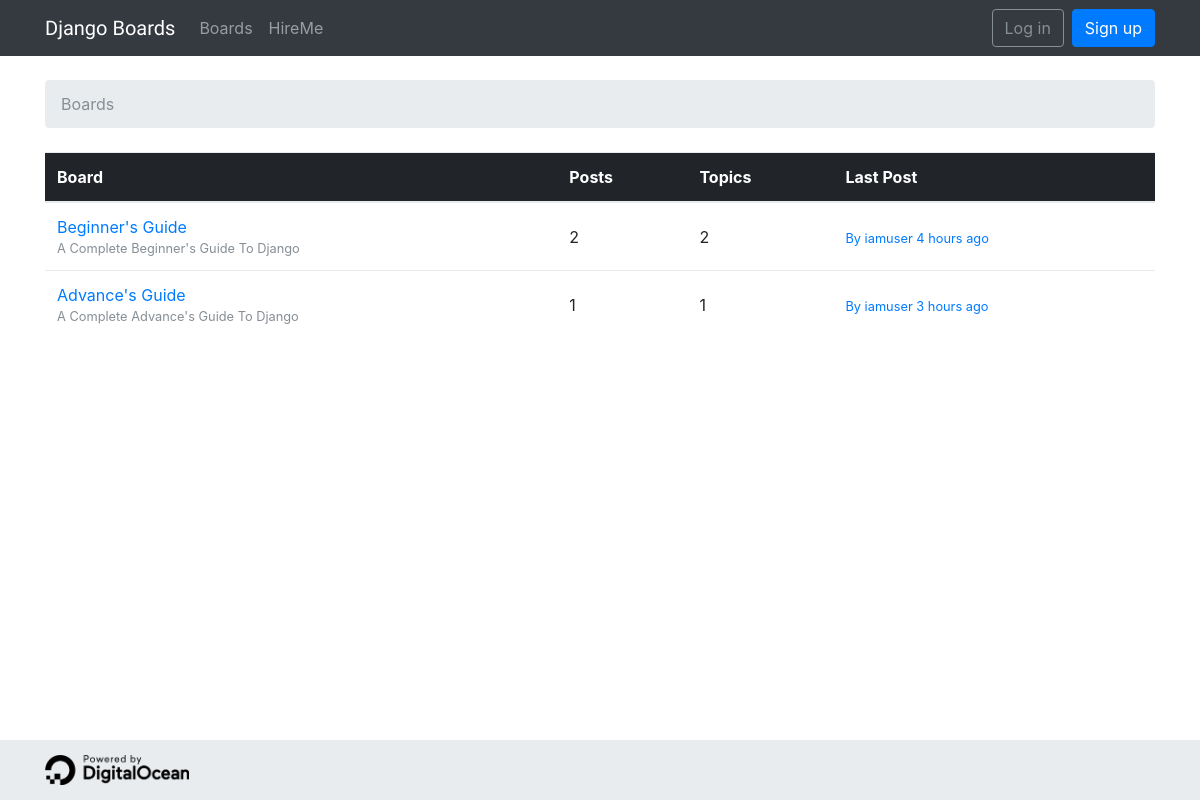
The page / on the database its author committed.
### boards/models.py (models this page shows, shortened)
class Board(models.Model):
    name = models.CharField(max_length=30, unique=True)
    description = models.CharField(max_length=100)
    def get_posts_count(self):
        return Post.objects.filter(topic__board=self).count()
    def get_last_post(self):
        return Post.objects.filter(topic__board=self).order_by('-created_at').first()

class Post(models.Model):
    message = models.TextField(max_length=4000)
    topic = models.ForeignKey(Topic, related_name='posts', on_delete=models.CASCADE)
    created_at = models.DateTimeField(auto_now_add=True)
    updated_at = models.DateTimeField(null=True)
    created_by = models.ForeignKey(User, related_name='posts', on_delete=models.CASCADE)
    updated_by = models.ForeignKey(User, null=True, related_name='+', on_delete=models.CASCADE)

### boards/views.py (the view)
# urls.py: url(r'^$', views.BoardListView.as_view(), name='home'),
class BoardListView(ListView):
    model = Board
    context_object_name = 'boards'
    template_name = 'home.html'

### templates/home.html
{% extends 'base.html' %}
{% load humanize %}
{% block breadcrumb %}
  <li class="breadcrumb-item active">Boards</li>
{% endblock %}
{% block content %}
  <table class="table">
    <thead class="thead-inverse">
      <tr>
        <th>Board</th>
        <th>Posts</th>
        <th>Topics</th>
        <th>Last Post</th>
      </tr>
    </thead>
    <tbody>
      {% for board in boards %}
        <tr>
          <td>
            <a href="{% url 'board_topics' board.pk %}">{{ board.name }}</a>
            <small class="text-muted d-block">{{ board.description }}</small>
          </td>
          <td class="align-middle">
            {{ board.get_posts_count }}
          </td>
          <td class="align-middle">
            {{ board.topics.count }}
          </td>
          <td class="align-middle">
            {% with post=board.get_last_post %}
              {% if post %}
                <small>
                  <a href="{% url 'topic_posts' board.pk post.topic.pk %}">
                    By {{ post.created_by.username }} {{ post.created_at|naturaltime }}
                  </a>
                </small>
              {% else %}
                <small class="text-muted">
                  <em>No posts yet.</em>
                </small>
              {% endif %}
            {% endwith %}
          </td>
        </tr>
      {% endfor %}
    </tbody>
  </table>
{% endblock %}

### templates/base.html (shortened to what this page needs)
{% load static %}<!DOCTYPE html>
<html>
  <head>
    <link rel="stylesheet" href="{% static 'css/bootstrap.min.css' %}">
    <link rel="stylesheet" href="{% static 'css/app.css' %}">
  </head>
  <body>
    {% block body %}
      <div class="wrapper">
        <nav class="navbar navbar-expand-sm navbar-dark bg-dark">
          <div class="container">
            <a class="navbar-brand" href="{% url 'home' %}">Django Boards</a>
            <div class="collapse navbar-collapse" id="mainMenu">
              <ul class="navbar-nav">
                <li class="nav-item">
                  <a class="nav-link" href="{% url 'home' %}">Boards</a>
                </li>
                <li class="nav-item">
                  <a class="nav-link" href="https://postgrethon.wordpress.com/" target="_blank" rel="noopener">HireMe</a>
                </li>
              </ul>
              {% if user.is_authenticated %}
                <ul class="navbar-nav ml-auto">
                  <li class="nav-item dropdown">
                    <a class="nav-link dropdown-toggle" href="#" id="userMenu" data-toggle="dropdown" aria-haspopup="true" aria-expanded="false">
                      {{ user.username }}
                    </a>
                    <div class="dropdown-menu dropdown-menu-right" aria-labelledby="userMenu">
                      <a class="dropdown-item" href="{% url 'my_account' %}">My account</a>
                      <a class="dropdown-item" href="{% url 'password_change' %}">Change password</a>
                      <div class="dropdown-divider"></div>
                      <a class="dropdown-item" href="{% url 'logout' %}">Log out</a>
                    </div>
                  </li>
                </ul>
              {% else %}
                <form class="form-inline ml-auto">
                  <a href="{% url 'login' %}" class="btn btn-outline-secondary">Log in</a>
                  <a href="{% url 'signup' %}" class="btn btn-primary ml-2">Sign up</a>
                </form>
              {% endif %}
            </div>
          </div>
        </nav>
        <div class="container">
          <ol class="breadcrumb my-4">
            {% block breadcrumb %}
            {% endblock %}
          </ol>
          {% block content %}
          {% endblock %}
        </div>
        <div class="push"></div>
      </div>
      <footer>
        <div class="container">
          <a href="https://postgrethon.wordpress.com/" rel="nofollow noopener" target="_blank">
            <img src="{% static 'img/DO_Powered_by_Badge_black.png' %}" alt="Powered by Postgrethon" style="height: 30px;">
          </a>
        </div>
      </footer>
    {% endblock body %}
  </body>
</html>

### static/css/app.css (style rules this page uses)
html, body { height: 100%; }
.navbar-brand { font-family: 'Peralta', cursive; }
.wrapper { position: relative; min-height: 100%; height: auto !important; height: 100%; margin: 0 auto -60px; }
.push { height: 60px; }
footer { height: 60px; padding: 15px 0; background-color: #e9ecef; position: relative; }

### rows shown on the page
Board: name "Beginner's Guide", description "A Complete Beginner's Guide To Django", get_posts_count "2", topics.count "2", get_last_post.created_by.username "iamuser", get_last_post.created_at "4 hours ago"
Board: name "Advance's Guide", description "A Complete Advance's Guide To Django", get_posts_count "1", topics.count "1", get_last_post.created_by.username "iamuser", get_last_post.created_at "3 hours ago"
